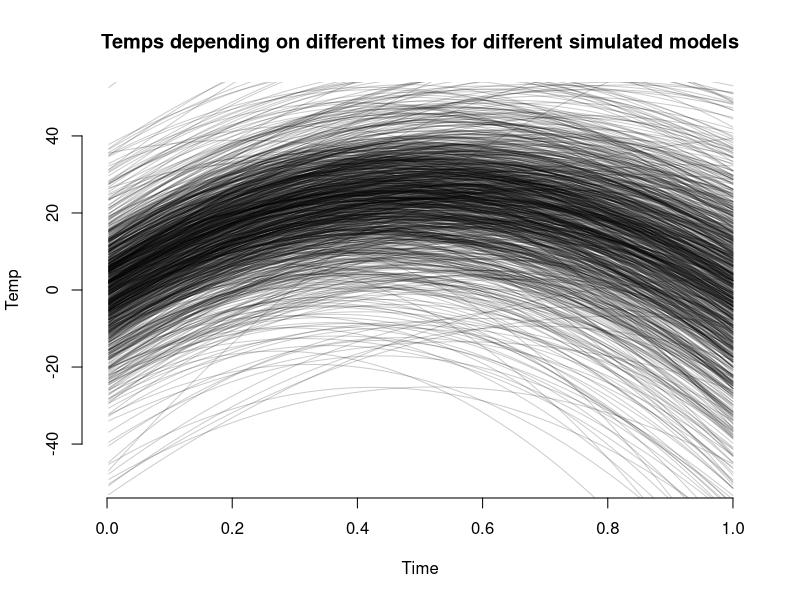
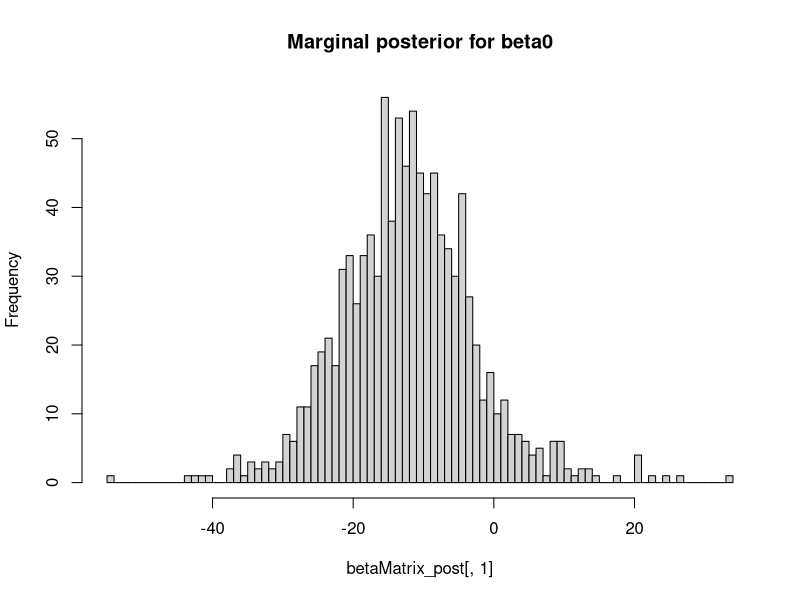
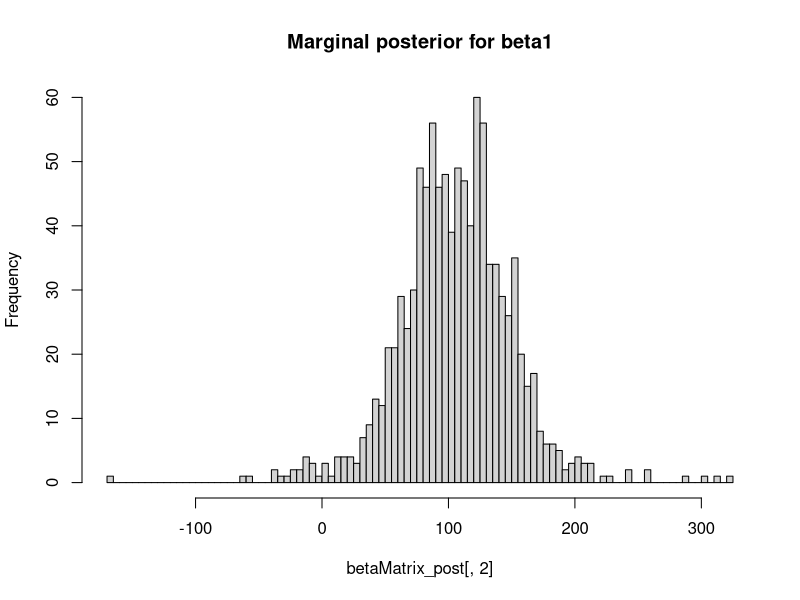
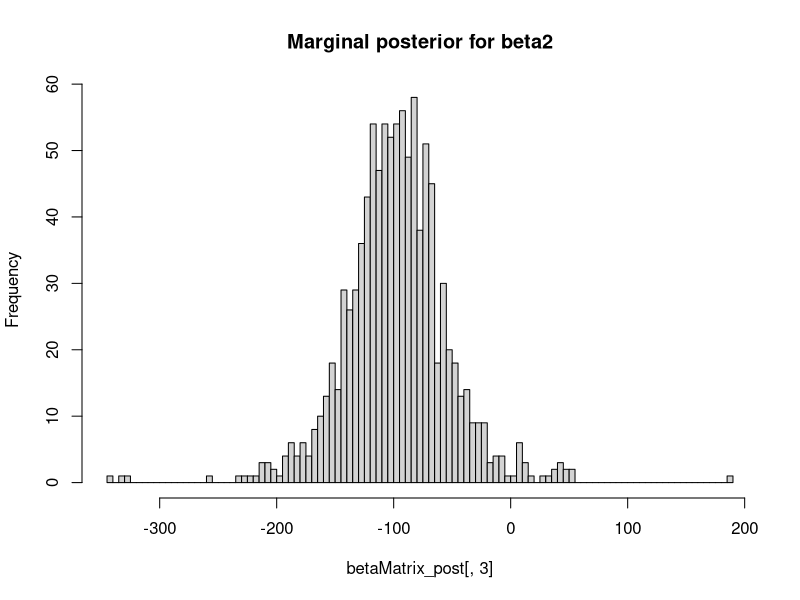
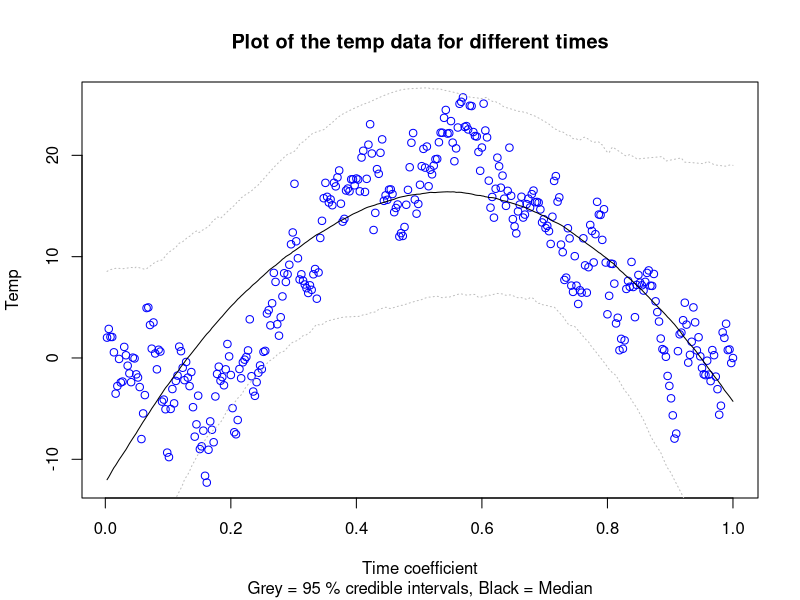
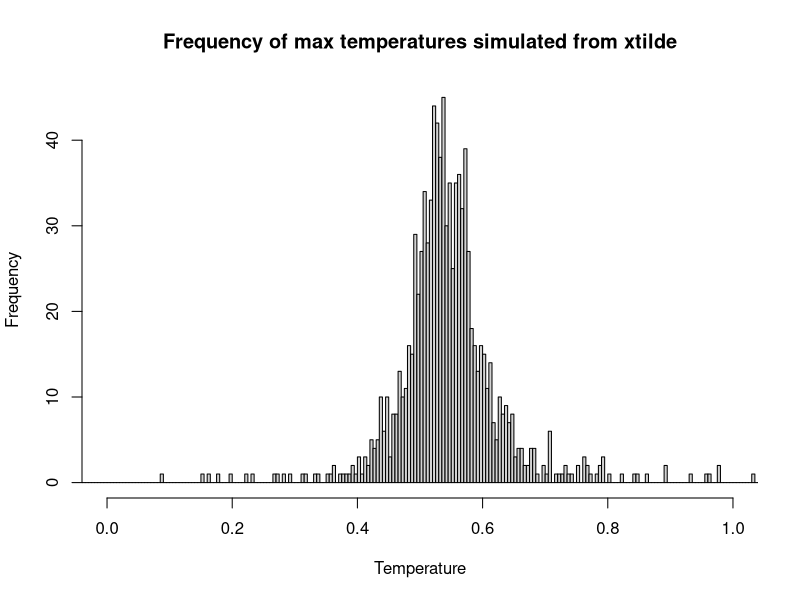

Recreate these plots in R, in order.
## Assignment 1: The dataset TempLinkoping.txt contains daily average tamperatures (in Celcius degrees) at 
## Malmslatt, Linkoping over the course of the year 2018. The response variable is temp and the covariate is 
## time=(the number of days since beginning of year)/365
## You're task is to perform a Bayesian analysis of a quadratic regression
## temp=beta0+beta1*time+beta2*time^2+epsilon, epsilon~N(0,sigma^2)

## a)  Determining the prior distribution of the model parameters. Use the conjugate prior for the linear 
## regression model. Your task is to set the prior hyperparameters my0, omega0, v0 and sigma0^2 to sensible 
## values. Start with my0=(-10,100,-100)T, omega0=0.01*I3, v0=4 and sigma0^2=1.  0 = 1. Check if this prior
## agrees with your prior opinions by simulating draws from the joint prior of all parameters and for every draw
## compute the regression curve. This gives a collection of regression curves, one for each draw from the prior.
## Do the collection of curves look reasonable? If not, change the prior hyperparameters until the collection
## of prior regression curves agrees with your prior beliefs about the regression curve. [Hint: the R package
## mvtnorm will be handy. And use your Inv-chisquared simulator from Lab1.

# Read file
temp = read.table("TempLinkoping.txt", header=TRUE)

## install.packages("mvtnorm")
library(mvtnorm)
# Defining the parameters for the prior distribution
# Switched to beta0=0 since it seems more reasonable and -10 seems too low.
my0=c(0,100,-100)
omega0=0.01*diag(3)
v0=4
sigma0_sq=1
omega0Inv=solve(omega0)

calcRegr = function(betaMatrix, row, x) {
  return(betaMatrix[row,1]+betaMatrix[row,2]*x+betaMatrix[row,3]*x^2)
}

drawBeta = function(my, sigma_sq, omegaInv) {
  return(rmvnorm(1, mean=my, sigma=sigma_sq*omegaInv))
}

nDraws=1000
set.seed(12345)
drawX=rchisq(nDraws, v0)
sigma_sq=(v0)*sigma0_sq/drawX
betaMatrix=matrix(0,nDraws,3)
plot.new()
plot.window(xlim=c(0,1), ylim=c(-50,50))
axis(side=1)
axis(side=2)
set.seed(12345)
for (i in 1:nDraws) {
  betaMatrix[i,]=drawBeta(my0, sigma_sq[i], omega0Inv)
  lines(temp$time, calcRegr(betaMatrix, i, temp$time), col=rgb(0,0,0,0.2))
}
title(main="Temps depending on different times for different simulated models", xlab="Time", ylab="Temp")

## The collection of curves look reasonable and in line with our prior beliefs. The temperature rises during the
## summer months and stays low in the beginning and the end of the year respectively.However, the value of -10
## were switched to 0 since it seems more reasonable with a measurement of the temperature 0 on the 1st of
## January than a measurement of -10.

## b) Write a program that simulates from the joint posterior distribution of beta0, beta1, beta2 and sigma^2.
## Plot the marginal posteriors of each parameter as a histogram. Also produce another figure with a scatter plot
## of the temperature data and overlay a curve for the posterior median of the regression function
## f(time)=beta0+beta1*time+beta2*time^2, computed for every value of time. Also overlay curves for the lower
## 2.5% and upper 97.5% posterior credible interval for f(time). That is, compute the 95% equal tail posterior
## probability intervals for every value of time and then connect the lower and upper limits of the interval by
## curves. Does the interval bands contain most of the data points? Should they?

# Calculating the parameters for the posterior distribution
v_n=v0+length(temp$temp)
X=cbind(1, temp$time, temp$time^2)
Y=temp$temp
beta_hat=solve(t(X)%*%X)%*%t(X)%*%Y
my_n=solve(t(X)%*%X+omega0)%*%(t(X)%*%X%*%beta_hat+omega0%*%my0)
omega_n=t(X)%*%X+omega0
omega_n_Inv=solve(omega_n)
sigma_sq_n=(v0*sigma0_sq+(t(Y)%*%Y+t(my0)%*%omega0%*%my0-t(my_n)%*%omega_n%*%my_n))/v_n

# Simulate the joint posterior
sigma_sq_post=(v_n)*c(sigma_sq_n)/drawX
betaMatrix_post=matrix(0,nDraws,3)
response_post_temp=matrix(0,nDraws,length(temp$time))
for (i in 1:nDraws) {
  betaMatrix_post[i,]=drawBeta(my_n, sigma_sq_post[i], omega_n_Inv)
}
hist(betaMatrix_post[,1], breaks=100, main="Marginal posterior for beta0")
hist(betaMatrix_post[,2], breaks=100, main="Marginal posterior for beta1")
hist(betaMatrix_post[,3], breaks=100, main="Marginal posterior for beta2")

plot(temp$time, Y, main="Plot of the temp data for different times", col="blue", 
     xlab="Time coefficient", ylab="Temp")
for (i in 1:nDraws) {
  betaTemp=sapply(temp$time, calcRegr, betaMatrix=betaMatrix_post, row=i)
  response_post_temp[i,]=betaTemp
}

response_post=c()
credInterval=matrix(0, length(temp$time), 2)
for (i in 1:length(temp$time)) {
  sortedTemp=sort(response_post_temp[,i])
  response_post=c(response_post, (sortedTemp[500]+sortedTemp[501])/2)
  credInterval[i,]=c(sortedTemp[(0.025*length(sortedTemp)+1)], sortedTemp[(0.975*length(sortedTemp))])
}

lines(temp$time, response_post)
lines(temp$time, credInterval[,1], lty=21, col="gray")
lines(temp$time, credInterval[,2], lty=21, col="gray")
title(sub="Grey = 95 % credible intervals, Black = Median")

## The interval bands contain most of the data points. They should contain most of the data points if the model
## is accurate in terms of describing the reality. In this case, it seems like the model has captured most of
## the data points which means that the model describes the reality fairly well. 

## c) It is of interest to locate the time with the highest expected temperature (that is, the time where
## f(time) is maximal). Let's call this value xtilde. Use the simulations in b) to simulate from posterior
## distribution of xtilde. [Hint: The regression curve is quadratic. You can find a simple formula for xtilde
## given beta0, beta1 and beta2]

calcMaxTemp = function(betaMatrix, row) {
  return(-betaMatrix[row,2]/(2*betaMatrix[row,3]))
}

time_max_temp=c()
for (i in 1:nDraws) {
  time_max_temp=c(time_max_temp, calcMaxTemp(betaMatrix_post, i))
}

hist(time_max_temp, breaks=1000, xlim=c(0,1), main="Frequency of max temperatures simulated from xtilde",
     xlab="Temperature")

## As seen in the histogram the derived highest temperature from the simulated models is mostly present in late
## june which seems reasonable if applying to Motala in Sweden where the temperature is the highest during the 
## summer time. 

## d) Say now that you want to estimate a polynomial model of order 7, but you suspect that higher order terms
## may not be needed, and you worry about overfitting. Suggest a suitable prior that mitigates this potential
## problem. You do not need to compute the posterior, just write down your prior. [Hint: the task is to specify
## my0 and omega0 in a smart way.]

## A suitable prior for this task would be to set my0 to 0 since you want most of the coefficients close to zero
## to obtain increased shrinkage. You would also want to set omega0 to Lambda*IdentityMatrix. This would mean
## that for larger values of lambda more and more of the beta values would be close to zero since the spread of
## the distribution of the beta values would decrease. In this case, where there is a worry about overfitting,
## it might be a good idea to choose a large lambda to decrease the spread of the beta values and increase the
## probability that most of the beta values are around 0. 